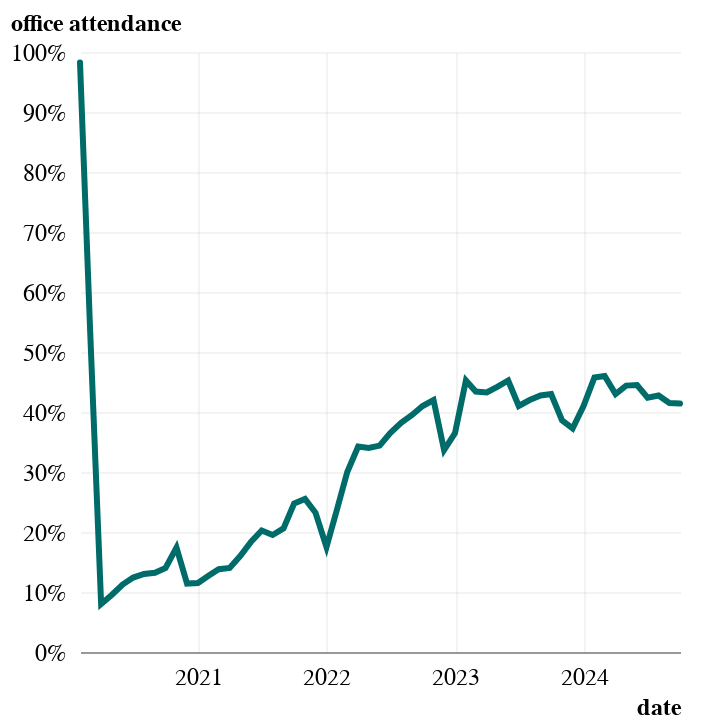

The code cell stored with this chart in its notebook:
### Code cell
(
    alt.Chart(monthly_df)
    .mark_line()
    .encode(
        x="date",
        y=alt.Y("office attendance").axis(format="%"),
        color=color_value_transit_teal,
        tooltip=["year", "month", alt.Tooltip("office attendance", format=".0%")],
    )
)

### Figure 1 — Vega-Lite specification as saved in the notebook (floating-point values rounded to 4 significant figures)
{"config": {"font": "Libre Franklin", "axis": {"labelAngle": 0, "labelFlush": false, "labelFontSize": 12, "titleFontSize": 12, "tickWidth": 0, "gridWidth": 0.25, "gridColor": "#cccccc"}, "axisX": {"domainWidth": 0.5, "domainColor": "#3e3e3e", "titleAlign": "right", "titleAnchor": "end"}, "axisY": {"domain": false, "titleAlign": "left", "titleAnchor": "end", "titleAngle": 0, "titlePadding": 0, "titleY": -8}, "line": {"strokeWidth": 3, "strokeCap": "round"}, "legend": {"title": null}, "view": {"stroke": null}}, "data": {"name": "data-4745db9720bb39f11a11621b94f51358"}, "mark": {"type": "line"}, "encoding": {"color": {"value": "#006c69"}, "tooltip": [{"field": "year", "type": "quantitative"}, {"field": "month", "type": "quantitative"}, {"field": "office attendance", "format": ".0%", "type": "quantitative"}], "x": {"field": "date", "type": "temporal"}, "y": {"axis": {"format": "%"}, "field": "office attendance", "type": "quantitative"}}, "$schema": "https://vega.github.io/schema/vega-lite/v5.20.1.json", "datasets": {"data-4745db9720bb39f11a11621b94f51358": [{"year": 2020, "month": 2, "office attendance": 0.9825, "date": "2020-02-01T00:00:00"}, {"year": 2020, "month": 3, "office attendance": 0.5325, "date": "2020-03-01T00:00:00"}, {"year": 2020, "month": 4, "office attendance": 0.08, "date": "2020-04-01T00:00:00"}, {"year": 2020, "month": 5, "office attendance": 0.095, "date": "2020-05-01T00:00:00"}, {"year": 2020, "month": 6, "office attendance": 0.1125, "date": "2020-06-01T00:00:00"}, {"year": 2020, "month": 7, "office attendance": 0.124, "date": "2020-07-01T00:00:00"}, {"year": 2020, "month": 8, "office attendance": 0.13, "date": "2020-08-01T00:00:00"}, {"year": 2020, "month": 9, "office attendance": 0.132, "date": "2020-09-01T00:00:00"}, {"year": 2020, "month": 10, "office attendance": 0.14, "date": "2020-10-01T00:00:00"}, {"year": 2020, "month": 11, "office attendance": 0.174, "date": "2020-11-01T00:00:00"}, {"year": 2020, "month": 12, "office attendance": 0.114, "date": "2020-12-01T00:00:00"}, {"year": 2021, "month": 1, "office attendance": 0.115, "date": "2021-01-01T00:00:00"}, {"year": 2021, "month": 2, "office attendance": 0.1275, "date": "2021-02-01T00:00:00"}, {"year": 2021, "month": 3, "office attendance": 0.138, "date": "2021-03-01T00:00:00"}, {"year": 2021, "month": 4, "office attendance": 0.14, "date": "2021-04-01T00:00:00"}, {"year": 2021, "month": 5, "office attendance": 0.16, "date": "2021-05-01T00:00:00"}, {"year": 2021, "month": 6, "office attendance": 0.184, "date": "2021-06-01T00:00:00"}, {"year": 2021, "month": 7, "office attendance": 0.2025, "date": "2021-07-01T00:00:00"}, {"year": 2021, "month": 8, "office attendance": 0.195, "date": "2021-08-01T00:00:00"}, {"year": 2021, "month": 9, "office attendance": 0.206, "date": "2021-09-01T00:00:00"}, {"year": 2021, "month": 10, "office attendance": 0.2475, "date": "2021-10-01T00:00:00"}, {"year": 2021, "month": 11, "office attendance": 0.255, "date": "2021-11-01T00:00:00"}, {"year": 2021, "month": 12, "office attendance": 0.232, "date": "2021-12-01T00:00:00"}, {"year": 2022, "month": 1, "office attendance": 0.175, "date": "2022-01-01T00:00:00"}, {"year": 2022, "month": 2, "office attendance": 0.24, "date": "2022-02-01T00:00:00"}, {"year": 2022, "month": 3, "office attendance": 0.3, "date": "2022-03-01T00:00:00"}, {"year": 2022, "month": 4, "office attendance": 0.3425, "date": "2022-04-01T00:00:00"}, {"year": 2022, "month": 5, "office attendance": 0.34, "date": "2022-05-01T00:00:00"}, {"year": 2022, "month": 6, "office attendance": 0.344, "date": "2022-06-01T00:00:00"}, {"year": 2022, "month": 7, "office attendance": 0.365, "date": "2022-07-01T00:00:00"}, {"year": 2022, "month": 8, "office attendance": 0.382, "date": "2022-08-01T00:00:00"}, {"year": 2022, "month": 9, "office attendance": 0.395, "date": "2022-09-01T00:00:00"}, {"year": 2022, "month": 10, "office attendance": 0.41, "date": "2022-10-01T00:00:00"}, {"year": 2022, "month": 11, "office attendance": 0.42, "date": "2022-11-01T00:00:00"}, {"year": 2022, "month": 12, "office attendance": 0.3367, "date": "2022-12-01T00:00:00"}, {"year": 2023, "month": 1, "office attendance": 0.365, "date": "2023-01-01T00:00:00"}, {"year": 2023, "month": 2, "office attendance": 0.4525, "date": "2023-02-01T00:00:00"}, {"year": 2023, "month": 3, "office attendance": 0.434, "date": "2023-03-01T00:00:00"}, {"year": 2023, "month": 4, "office attendance": 0.4325, "date": "2023-04-01T00:00:00"}, {"year": 2023, "month": 5, "office attendance": 0.442, "date": "2023-05-01T00:00:00"}, {"year": 2023, "month": 6, "office attendance": 0.4525, "date": "2023-06-01T00:00:00"}, {"year": 2023, "month": 7, "office attendance": 0.41, "date": "2023-07-01T00:00:00"}, {"year": 2023, "month": 8, "office attendance": 0.42, "date": "2023-08-01T00:00:00"}, {"year": 2023, "month": 9, "office attendance": 0.4275, "date": "2023-09-01T00:00:00"}, {"year": 2023, "month": 10, "office attendance": 0.43, "date": "2023-10-01T00:00:00"}, {"year": 2023, "month": 11, "office attendance": 0.386, "date": "2023-11-01T00:00:00"}, {"year": 2023, "month": 12, "office attendance": 0.3725, "date": "2023-12-01T00:00:00"}, {"year": 2024, "month": 1, "office attendance": 0.41, "date": "2024-01-01T00:00:00"}, {"year": 2024, "month": 2, "office attendance": 0.4575, "date": "2024-02-01T00:00:00"}, {"year": 2024, "month": 3, "office attendance": 0.46, "date": "2024-03-01T00:00:00"}, {"year": 2024, "month": 4, "office attendance": 0.43, "date": "2024-04-01T00:00:00"}, {"year": 2024, "month": 5, "office attendance": 0.444, "date": "2024-05-01T00:00:00"}, {"year": 2024, "month": 6, "office attendance": 0.445, "date": "2024-06-01T00:00:00"}, {"year": 2024, "month": 7, "office attendance": 0.424, "date": "2024-07-01T00:00:00"}, {"year": 2024, "month": 8, "office attendance": 0.4275, "date": "2024-08-01T00:00:00"}, {"year": 2024, "month": 9, "office attendance": 0.415, "date": "2024-09-01T00:00:00"}, {"year": 2024, "month": 10, "office attendance": 0.414, "date": "2024-10-01T00:00:00"}]}}
